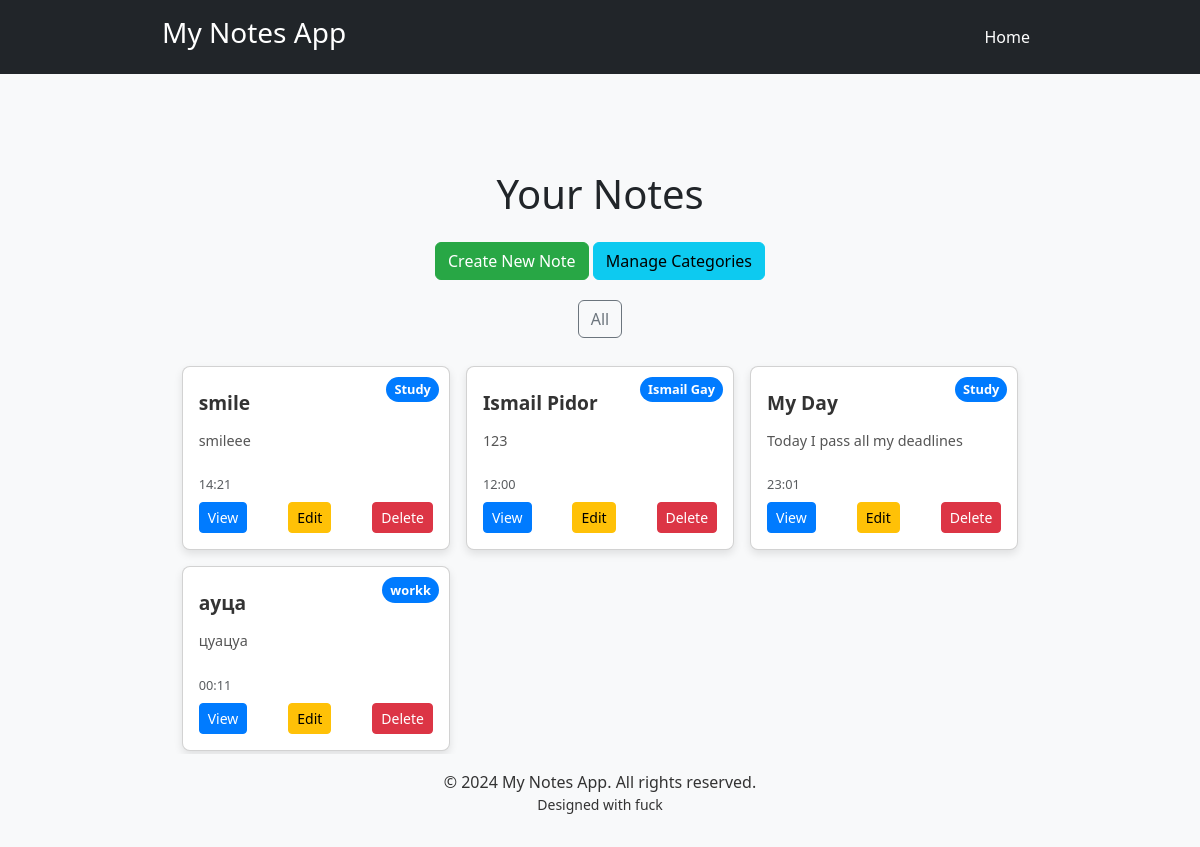
The page / on the database its author committed.
### app/models.py (models this page shows, shortened)
class Note(db.Model):
    __tablename__ = 'note'
    id = db.Column(db.Integer, primary_key=True)
    title = db.Column(db.String(200), nullable=False)
    content = db.Column(db.Text, nullable=False)
    category_id = db.Column(db.Integer, db.ForeignKey('category.id'), nullable=False)
    created_at = db.Column(db.DateTime, default=datetime.utcnow)

class Category(db.Model):
    __tablename__ = 'category'
    id = db.Column(db.Integer, primary_key=True)
    name = db.Column(db.String(100), unique=True, nullable=False)
    notes = db.relationship('Note', backref='category', lazy=True)

### app/routes/notes.py (the view)
@note_bp.route('/notes', methods=['GET'])
@note_bp.route('/', methods=['GET'])
def index():
    notes = Note.query.all()
    current_time = datetime.now().strftime('%H:%M')
    return render_template('index.html', notes=notes, current_time=current_time)

### app/templates/index.html (shortened to what this page needs)
{% extends 'base.html' %}
{%block content %}
<div class="container my-5">
    <div class="row">
        <div class="col-md-12 text-center">
            <h1 class="mb-4">Your Notes</h1>
            <a href="{{url_for('notes.create_note') }}" class="btn btn-success mb-3">Create New Note</a>
            <a href="{{ url_for('categories.list_categories') }}" class="btn btn-info mb-3">Manage Categories</a>
        </div>
    </div>
    <div class="d-flex justify-content-center flex-wrap mb-4">
        <button class="btn btn-outline-secondary mx-2 my-1">All</button>
    </div>
    <div class="notes-grid">
        {% if notes|length == 0 %}
            <div class="text-center">
                <p class="text-muted">You have no notes yet. Create a new note!</p>
            </div>
        {% else %}
            <div class="row g-3">
                {% for note in notes %}
                    <div class="col-md-4">
                        <div class="note-card card p-3">
                            <span class="category-badge">{{ note.category.name }}</span>
                            <h5 class="task-title mt-2">{{ note.title }}</h5>
                            <p class="task-content">{{ note.content[:100] }}{% if note.content|length > 100 %}...{% endif %}</p>
                            <small class="task-meta text-muted">{{ note.created_at.strftime('%H:%M') if note.created_at else "No timestamp" }}</small>
                            <div class="mt-2 d-flex justify-content-between">
                                <a href="{{ url_for('notes.view_note', id=note.id) }}" class="btn btn-primary btn-sm">View</a>
                                <a href="{{ url_for('notes.edit_note', id=note.id) }}" class="btn btn-warning btn-sm">Edit</a>
                                <form action="{{ url_for('notes.delete_note', id=note.id) }}" method="POST" style="display: inline;">
                                    <button type="submit" class="btn btn-danger btn-sm" onclick="return confirm('Are you sure?');">Delete</button>
                                </form>
                            </div>
                        </div>
                    </div>
                {% endfor %}
            </div>
        {% endif %}
</div>
{% endblock %}

### app/templates/base.html (shortened to what this page needs)
<!DOCTYPE html>
<html lang="en">
<head>
    <link href="https://cdn.jsdelivr.net/npm/bootstrap@5.3.3/dist/css/bootstrap.min.css" rel="stylesheet">
    <link rel="stylesheet" href="{{url_for('static', filename='style.css') }}">
</head>
<body class="d-flex flex-column min-vh-100">
    <header class="bg-dark text-white py-3">
        <div class="container">
            <div class="d-flex justify-content-between align-items-center">
                <h1 class="h3">My Notes App</h1>
                <nav>
                    <a href="{{ url_for('notes.index') }}" class="text-white mx-2">Home</a>
                </nav>
            </div>
        </div>
    </header>
    <div class="container my-5">
        {% block content %}{% endblock %}
    </div>
    <footer class=" bg-light text-center py-3 mt-auto">
        <p class="mb-0">&copy; 2024 My Notes App. All rights reserved.</p>
        <p class="small">Designed with fuck</p>
    </footer>
</body>
</html>

### app/static/style.css (style rules this page uses)
body { background-color: #f0f4f8; }
header { background-color: #333; color: #fff; padding: 10px; text-align: center; }
nav a { color: #fff; margin: 0 15px; text-decoration: none; }
footer { text-align: center; padding: 10px; background-color: #333; color: #333; position: fixed; width: 100%; bottom: 0; }
.task-title { font-size: 1.1rem; font-weight: bold; margin-top: 0.5rem; }
.task-content { font-size: 0.9rem; color: #6c757d; margin-top: 0.3rem; }
.card { border-radius: 10px; overflow: hidden; }
.task-title { font-weight: bold; color: #333; }
.task-content { font-size: 0.9em; }
.task-meta { font-size: 0.85em; color: #555; }
footer { position: fixed; bottom: 0; left: 0; width: 100%; background-color: #f8f9fa; padding: 10px 0; z-index: 1000; }
body { background-color: #f8f9fa ; }
.container { max-width: 900px; }
.btn-success { background-color: #28a745; border-color: #28a745; }
.btn-warning { background-color: #ffc107; border-color: #ffc107; }
.btn-danger { background-color: #dc3545; border-color: #dc3545; }
.notes-grid { display: flex; flex-wrap: wrap; gap:1rem; justify-content: center; }
.note-card { background-color: #fff; border-radius: 8px; box-shadow: 0 4px 8px rgba(0,0,0, 0.1); position: relative; padding: 1rem; transition: transform 0.2s; }
.category-badge { background-color: #007bff; color: #fff; font-size: 0.8rem; font-weight: bold; padding: 0.2rem 0.5rem; border-radius: 20px; position: absolute; top: 10px; right: 10px; }
.task-title { font-size: 1.2rem; font-weight: bold; margin-top: 0.5rem; color: #333; }
.task-content { font-size: 0.9rem; color: #555; margin-top: 0.5rem; }
.task-meta { font-size: 0.8rem; color: #888; margin-top: 0.5rem; }
.btn-primary { background-color: #007bff; border-color: #007bff; transition: background-color 0.3s ease; }
.btn-warning { background-color: #ffc107; border-color: #ffc107; transition: background-color 0.3s ease; }
.btn-danger { background-color: #dc3545; border-color: #dc3545; transition: background-color 0.3s ease; }

### rows shown on the page
Note: category.name "Study", title "smile", content "smileee", created_at "14:21"
Note: category.name "Ismail Gay", title "Ismail Pidor", content "123", created_at "12:00"
Note: category.name "Study", title "My Day", content "Today I pass all my deadlines", created_at "23:01"
Note: category.name "workk", title "ауца", content "цуацуа", created_at "00:11"
